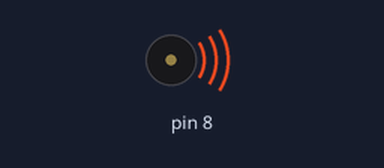
Simulated run of this sketch. Board: Arduino Uno, built with avr-gcc and run on an emulated ATmega328P. On the bench: buzzer (waves = sounding).

Above: at 0.12 s.
At 3.3 s:
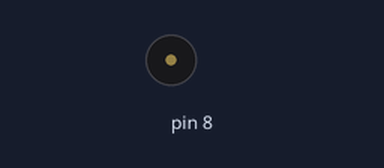
Timing chart, 0 to 5.7 s (numbered marks = the images above):
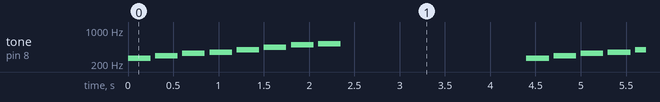

Measured:
- by itself, tone on pin 8: repeats every 4.4 s: silent 0.05 s, 294 Hz 0.25 s, silent 0.05 s, 330 Hz 0.25 s, silent 0.05 s, 349 Hz 0.25 s, silent 0.05 s, 392 Hz 0.25 s, silent 0.05 s, 440 Hz 0.25 s, silent 0.05 s, 494 Hz 0.25 s, silent 0.05 s, 523 Hz 0.25 s, silent 2.1 s, 262 Hz 0.25 s

The sketch:

passive_buzzer.ino
```cpp
// buzzer anode + connected to GND and cathode - will be connected to digital pin 8
#include "pitches.h"

// notes in the melody:
int melody[] = {
  262,294,330,349,392,440,494,523};
int duration = 250;  // 500 miliseconds

void setup()
{
 pinMode(8,OUTPUT);
}

void loop()
{
  for (int thisNote = 0; thisNote < 8; thisNote++)
  {
    // pin8 output the voice, every scale is 0.5 sencond
    tone(8, melody[thisNote], duration);
    delay(duration+50);
  }

    // Output the voice after several minutes
  // restart after two seconds
  delay(2000);
}
```
